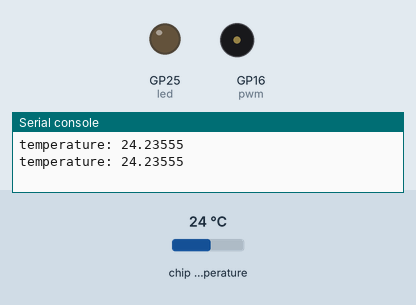
This program was run on a simulated Raspberry Pi Pico running MicroPython. On the bench: output pins drawn as LEDs (lit = HIGH), buzzer (waves = sounding), the last lines printed to the serial console. The test bench sets the inputs (shaded band); at power-on: chip temperature 24 °C.

Above: at 1.2 s.
1.3 s: chip temperature set to 35 °C
3.2 s: chip temperature set to 38 °C
At 4.15 s:
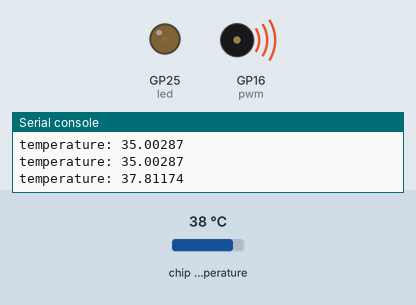
Timing chart, 0 to 12.7 s (numbered marks = the images above; inputs shaded):
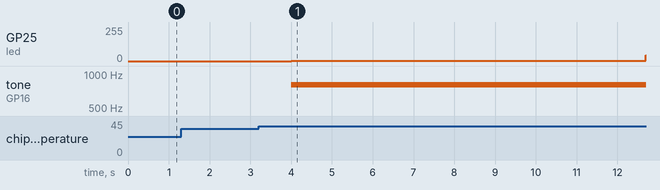

The program:

alarm.py
```python
# Temperatue Alarm with Buzzer and LED Set the an alam off for a temperature treashold.
# Ajust the threshold tempetarure, alam will stop when temperute is below threshold again.

import time
from machine import Pin, PWM
from machine import Pin
from time import sleep

led = Pin(25, Pin.OUT)

sensor_temp = machine.ADC(4)
conversion_factor = 3.3/(65535)

#PWM frequency.
pwm = PWM(Pin(16)) #Buzzer at Pin 16 and any groud.
pwm_2 = PWM(Pin(25)) #Built-in LED Pin 25
pwm.freq(800)
pwm_2.freq(800)

def my_function(): # PWM function from the documentation, to turn on and off with fade both the Buzzer and LED a few times.
    duty = 0
    direction = 1
    for _ in range(8 * 256):
        duty += direction
        if duty > 255:
            duty = 255
            direction = -1
        elif duty < 0:
            duty = 0
            direction = 1
        pwm.duty_u16(duty * duty)
        pwm_2.duty_u16(duty * duty)
        time.sleep(0.001)

while True:
    reading = sensor_temp.read_u16()*conversion_factor
    temperature = 27 - (reading - 0.706)/0.001721 #actual reading in Cº, see pag 571 of the data sheet
    if temperature > 36: #threshold tempetarure
        print("temperature:",temperature)
        my_function()
    else:
        print("temperature:",temperature)
        time.sleep(1)
```

Measured:
- the behaviour switches between 36 and 37 °C on chip temperature (found by bisection; images 0 and 1)
- after the input at 3.2 s, GP25 (led): 0/255 → 1/255 after 0.80 s, → 45/255 8.7 s later; tone on GP16 (pwm): silent → 800 Hz after 0.80 s
